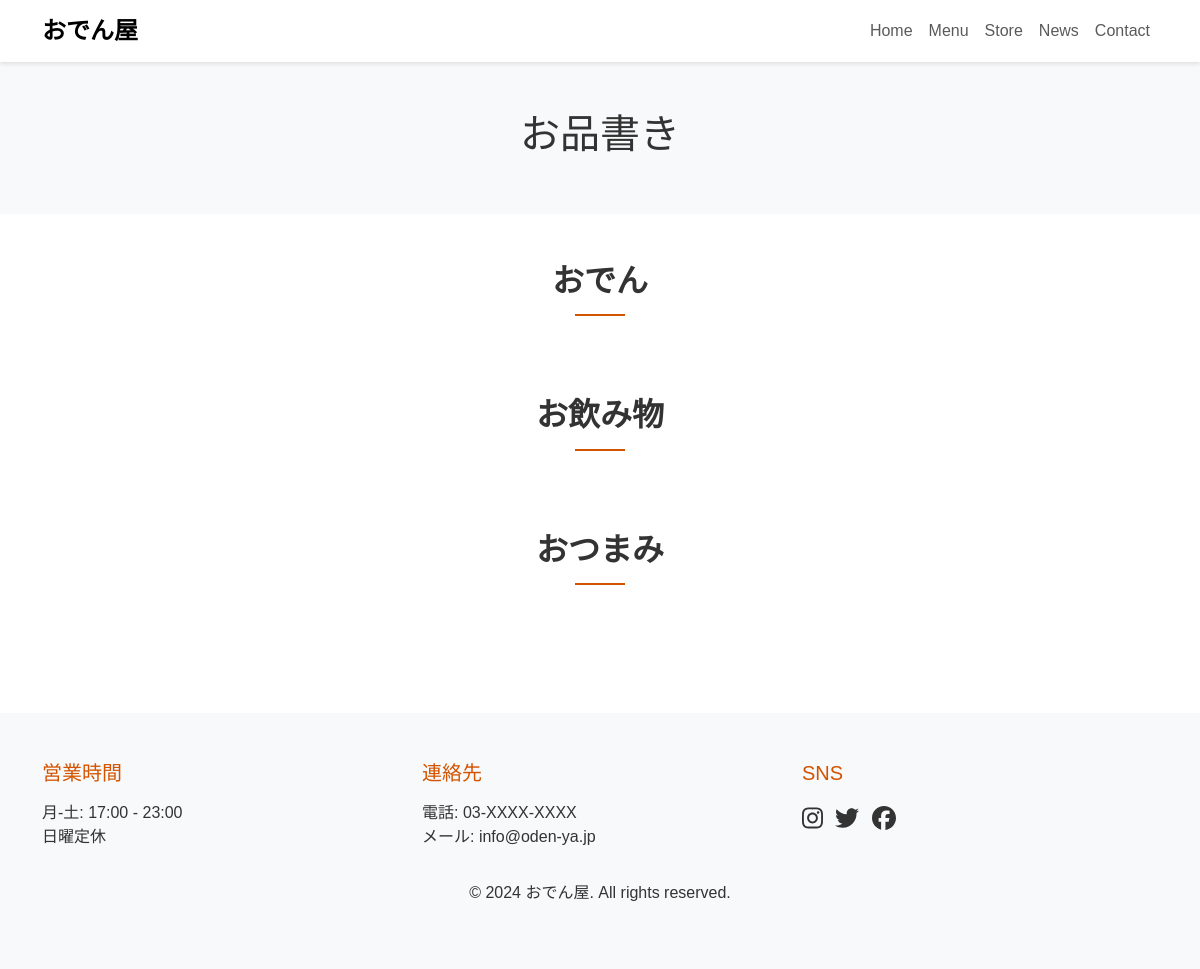
Before: /menu with the older database file.
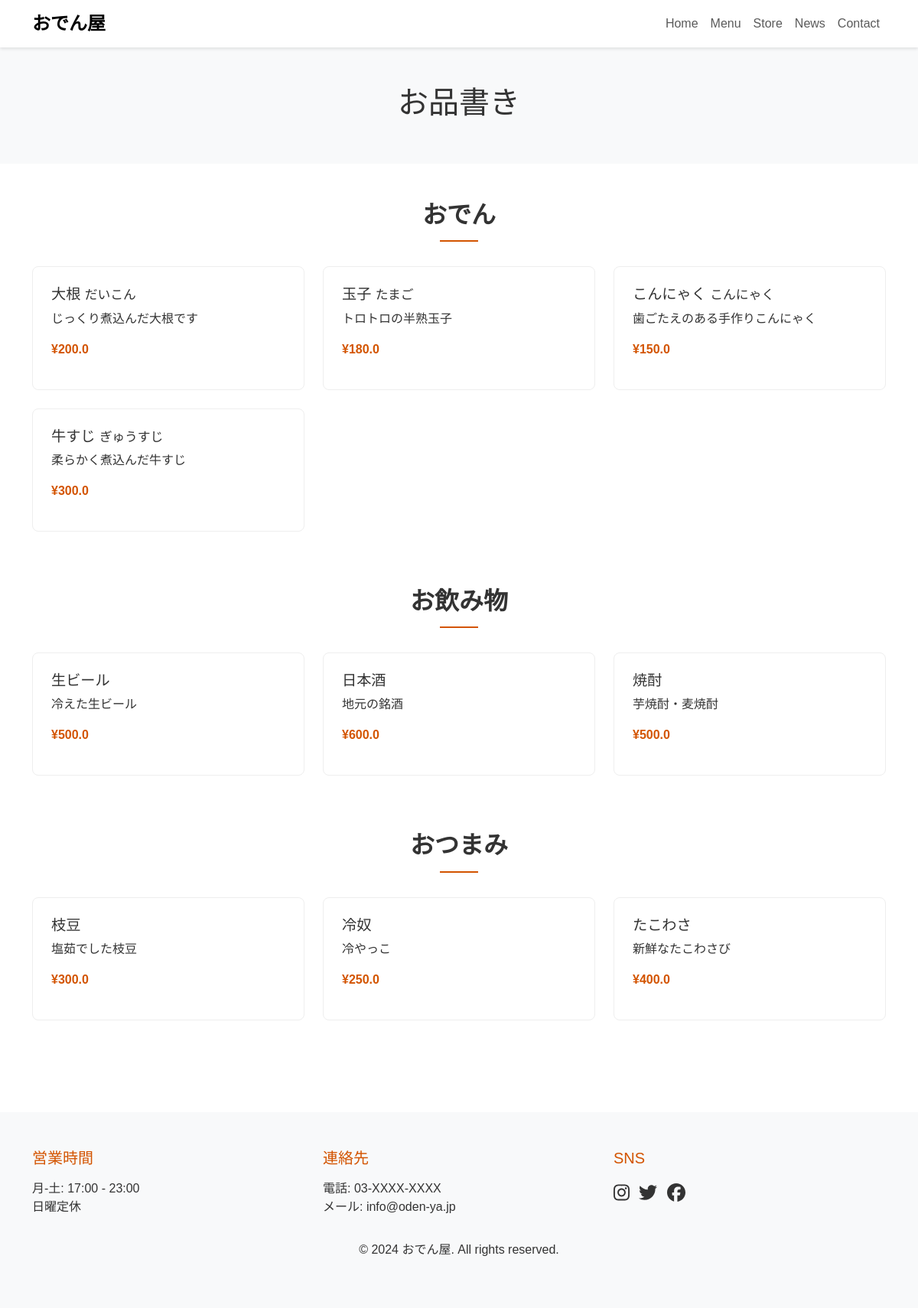
After: the same page with the newer database file.
### models.py (models this page shows)
class MenuItem(db.Model):
    id = db.Column(db.Integer, primary_key=True)
    name = db.Column(db.String(100), nullable=False)
    name_jp = db.Column(db.String(100))
    description = db.Column(db.Text)
    price = db.Column(db.Float, nullable=False)
    category = db.Column(db.String(50), nullable=False)
    featured = db.Column(db.Boolean, default=False)
    allergens = db.Column(db.String(200))

### app.py (the view)
@app.route('/menu')
def menu():
    oden_items = MenuItem.query.filter_by(category='oden').all()
    drinks = MenuItem.query.filter_by(category='drinks').all()
    sides = MenuItem.query.filter_by(category='sides').all()
    return render_template('menu.html', oden_items=oden_items, drinks=drinks, sides=sides)

### templates/menu.html (shortened to what this page needs)
{% extends "base.html" %}
{% block content %}
<div class="menu-header py-5 bg-light">
    <div class="container">
        <h1 class="text-center">お品書き</h1>
    </div>
</div>
<section class="menu-section py-5">
    <div class="container">
        <h2 class="section-title">おでん</h2>
        <div class="row">
            {% for item in oden_items %}
            <div class="col-md-4 mb-4">
                <div class="menu-item">
                    <h3>{{ item.name }} <small>{{ item.name_jp }}</small></h3>
                    <p class="description">{{ item.description }}</p>
                    <p class="price">¥{{ item.price }}</p>
                </div>
            </div>
            {% endfor %}
        </div>
        <h2 class="section-title mt-5">お飲み物</h2>
        <div class="row">
            {% for item in drinks %}
            <div class="col-md-4 mb-4">
                <div class="menu-item">
                    <h3>{{ item.name }}</h3>
                    <p class="description">{{ item.description }}</p>
                    <p class="price">¥{{ item.price }}</p>
                </div>
            </div>
            {% endfor %}
        </div>
        <h2 class="section-title mt-5">おつまみ</h2>
        <div class="row">
            {% for item in sides %}
            <div class="col-md-4 mb-4">
                <div class="menu-item">
                    <h3>{{ item.name }}</h3>
                    <p class="description">{{ item.description }}</p>
                    <p class="price">¥{{ item.price }}</p>
                </div>
            </div>
            {% endfor %}
        </div>
    </div>
</section>
{% endblock %}

### templates/base.html (shortened to what this page needs)
<!DOCTYPE html>
<html lang="ja">
<head>
    <link href="https://cdn.jsdelivr.net/npm/bootstrap@5.3.2/dist/css/bootstrap.min.css" rel="stylesheet">
    <link rel="stylesheet" href="{{ url_for('static', filename='css/style.css') }}">
</head>
<body>
    <nav class="navbar navbar-expand-lg navbar-light">
        <div class="container">
            <a class="navbar-brand" href="{{ url_for('home') }}">おでん屋</a>
            <div class="collapse navbar-collapse" id="navbarNav">
                <ul class="navbar-nav ms-auto">
                    <li class="nav-item">
                        <a class="nav-link" href="{{ url_for('home') }}">Home</a>
                    </li>
                    <li class="nav-item">
                        <a class="nav-link" href="{{ url_for('menu') }}">Menu</a>
                    </li>
                    <li class="nav-item">
                        <a class="nav-link" href="{{ url_for('store') }}">Store</a>
                    </li>
                    <li class="nav-item">
                        <a class="nav-link" href="{{ url_for('news') }}">News</a>
                    </li>
                    <li class="nav-item">
                        <a class="nav-link" href="{{ url_for('contact') }}">Contact</a>
                    </li>
                </ul>
            </div>
        </div>
    </nav>
    {% block content %}{% endblock %}
    <footer class="footer mt-5">
        <div class="container">
            <div class="row">
                <div class="col-md-4">
                    <h5>営業時間</h5>
                    <p>月-土: 17:00 - 23:00<br>日曜定休</p>
                </div>
                <div class="col-md-4">
                    <h5>連絡先</h5>
                    <p>電話: 03-XXXX-XXXX<br>
                    メール: info@oden-ya.jp</p>
                </div>
                <div class="col-md-4">
                    <h5>SNS</h5>
                    <div class="social-links">
                        <a href="#" class="me-2"><i class="fab fa-instagram"></i></a>
                        <a href="#" class="me-2"><i class="fab fa-twitter"></i></a>
                        <a href="#"><i class="fab fa-facebook"></i></a>
                    </div>
                </div>
            </div>
            <div class="row mt-3">
                <div class="col text-center">
                    <p>&copy; 2024 おでん屋. All rights reserved.</p>
                </div>
            </div>
        </div>
    </footer>
</body>
</html>

### static/css/style.css (style rules this page uses)
body { font-family: 'Noto Sans JP', sans-serif; color: #333; }
.navbar { background-color: rgba(255, 255, 255, 0.95); box-shadow: 0 2px 4px rgba(0,0,0,0.1); }
.navbar-brand { font-size: 1.5rem; font-weight: 700; }
.section-title { text-align: center; margin-bottom: 2rem; font-weight: 700; position: relative; padding-bottom: 1rem; }
.section-title::after { content: ''; position: absolute; bottom: 0; left: 50%; transform: translateX(-50%); width: 50px; height: 2px; background-color: #d35400; }
.menu-item { padding: 1.5rem; border: 1px solid #eee; border-radius: 8px; transition: all 0.3s ease; }
.menu-item h3 { font-size: 1.2rem; margin-bottom: 0.5rem; }
.menu-item .price { color: #d35400; font-weight: 700; margin-top: 0.5rem; }
.footer { background-color: #f8f9fa; padding: 3rem 0; margin-top: 3rem; }
.footer h5 { color: #d35400; margin-bottom: 1rem; }
.social-links a { color: #333; font-size: 1.5rem; transition: color 0.3s ease; }

Changed rows visible on the page:
added MenuItem: name "大根", name_jp "だいこん", description "じっくり煮込んだ大根です", price "200.0", shown under "おでん"
added MenuItem: name "玉子", name_jp "たまご", description "トロトロの半熟玉子", price "180.0", shown under "おでん"
added MenuItem: name "こんにゃく", name_jp "こんにゃく", description "歯ごたえのある手作りこんにゃく", price "150.0", shown under "おでん"
added MenuItem: name "牛すじ", name_jp "ぎゅうすじ", description "柔らかく煮込んだ牛すじ", price "300.0", shown under "おでん"
added MenuItem: name "生ビール", description "冷えた生ビール", price "500.0", shown under "お飲み物"
added MenuItem: name "日本酒", description "地元の銘酒", price "600.0", shown under "お飲み物"
added MenuItem: name "焼酎", description "芋焼酎・麦焼酎", price "500.0", shown under "お飲み物"
added MenuItem: name "枝豆", description "塩茹でした枝豆", price "300.0", shown under "おつまみ"
added MenuItem: name "冷奴", description "冷やっこ", price "250.0", shown under "おつまみ"
added MenuItem: name "たこわさ", description "新鮮なたこわさび", price "400.0", shown under "おつまみ"
